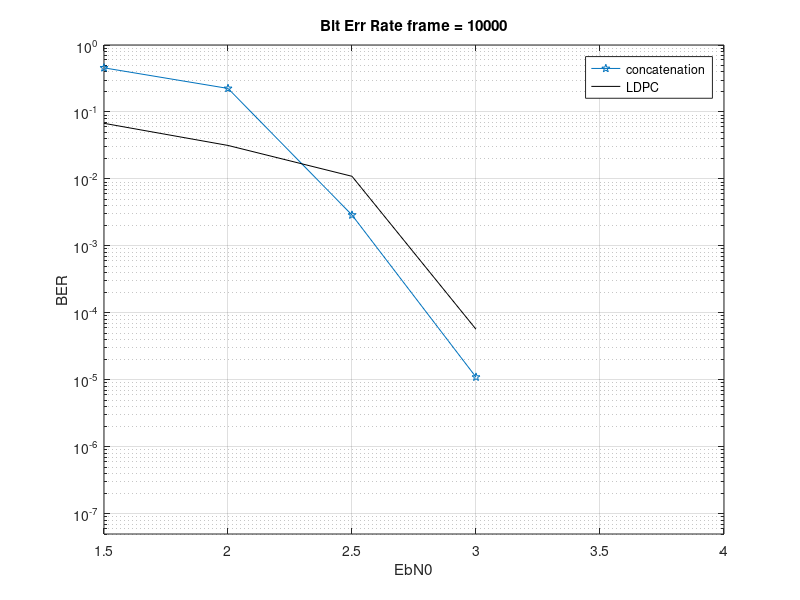

Reproduce this figure in MATLAB.
clear;

load('gai.mat');
x = 1.5:.5:4;
y1 = gai(1,1:6);
y2 = gai(2,1:6);


semilogy(x,y1,'p-');

hold on
semilogy(x,y2,'k');
hold on

axis([1.5 4 5*1e-8 1]);
title('Bit Err Rate frame = 10000');
legend('concatenation','LDPC');
xlabel('EbN0');
ylabel('BER');
grid on;